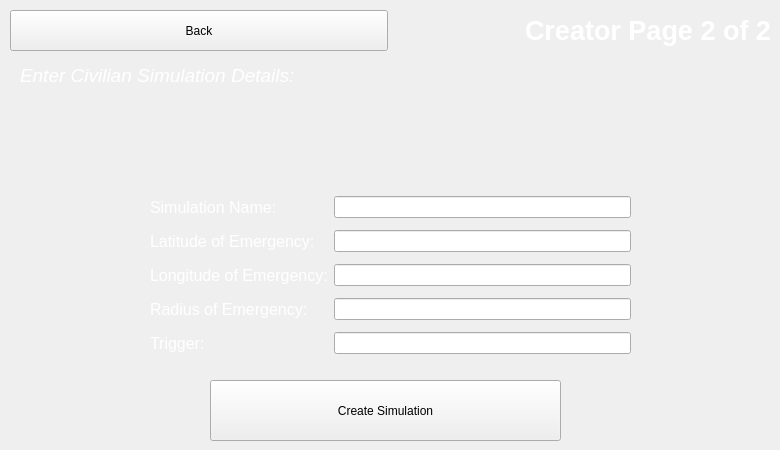
      <widget class="QWidget" name="createNew22">
       <widget class="QWidget" name="verticalLayoutWidget_4">
        <property name="geometry">
         <rect>
          <x>210</x>
          <y>380</y>
          <width>351</width>
          <height>61</height>
         </rect>
        </property>
        <layout class="QVBoxLayout" name="verticalLayout_16">
         <item>
          <widget class="QPushButton" name="createSim2">
           <property name="sizePolicy">
            <sizepolicy hsizetype="Minimum" vsizetype="Preferred">
             <horstretch>0</horstretch>
             <verstretch>0</verstretch>
            </sizepolicy>
           </property>
           <property name="text">
            <string>Create Simulation</string>
           </property>
          </widget>
         </item>
        </layout>
       </widget>
       <widget class="QWidget" name="gridLayoutWidget_2">
        <property name="geometry">
         <rect>
          <x>150</x>
          <y>190</y>
          <width>481</width>
          <height>171</height>
         </rect>
        </property>
        <layout class="QGridLayout" name="gridLayout_2">
         <item row="2" column="0">
          <widget class="QLabel" name="label_10">
           <property name="font">
            <font>
             <pointsize>12</pointsize>
            </font>
           </property>
           <property name="styleSheet">
            <string notr="true">color:white</string>
           </property>
           <property name="text">
            <string>Longitude of Emergency:</string>
           </property>
          </widget>
         </item>
         <item row="3" column="0">
          <widget class="QLabel" name="label_11">
           <property name="font">
            <font>
             <pointsize>12</pointsize>
            </font>
           </property>
           <property name="styleSheet">
            <string notr="true">color:white</string>
           </property>
           <property name="text">
            <string>Radius of Emergency:</string>
           </property>
          </widget>
         </item>
         <item row="0" column="1">
          <widget class="QLineEdit" name="lineEdit21"/>
         </item>
         <item row="1" column="0">
          <widget class="QLabel" name="label_12">
           <property name="font">
            <font>
             <pointsize>12</pointsize>
            </font>
           </property>
           <property name="styleSheet">
            <string notr="true">color:white</string>
           </property>
           <property name="text">
            <string>Latitude of Emergency:</string>
           </property>
          </widget>
         </item>
         <item row="0" column="0">
          <widget class="QLabel" name="label_13">
           <property name="font">
            <font>
             <pointsize>12</pointsize>
            </font>
           </property>
           <property name="styleSheet">
            <string notr="true">color:white</string>
           </property>
           <property name="text">
            <string>Simulation Name:</string>
           </property>
          </widget>
         </item>
         <item row="4" column="0">
          <widget class="QLabel" name="label_14">
           <property name="font">
            <font>
             <pointsize>12</pointsize>
            </font>
           </property>
           <property name="styleSheet">
            <string notr="true">color:white</string>
           </property>
           <property name="text">
            <string>Trigger:</string>
           </property>
          </widget>
         </item>
         <item row="1" column="1">
          <widget class="QLineEdit" name="lineEdit22"/>
         </item>
         <item row="2" column="1">
          <widget class="QLineEdit" name="lineEdit23"/>
         </item>
         <item row="3" column="1">
          <widget class="QLineEdit" name="lineEdit24"/>
         </item>
         <item row="4" column="1">
          <widget class="QLineEdit" name="lineEdit25"/>
         </item>
        </layout>
       </widget>
       <widget class="QWidget" name="horizontalLayoutWidget_5">
        <property name="geometry">
         <rect>
          <x>20</x>
          <y>60</y>
          <width>741</width>
          <height>31</height>
         </rect>
        </property>
        <layout class="QHBoxLayout" name="horizontalLayout_20">
         <item>
          <widget class="QLabel" name="selectLabel_4">
           <property name="font">
            <font>
             <pointsize>14</pointsize>
             <italic>true</italic>
            </font>
           </property>
           <property name="styleSheet">
            <string notr="true">color:white</string>
           </property>
           <property name="text">
            <string>Enter Civilian Simulation Details:</string>
           </property>
          </widget>
         </item>
        </layout>
       </widget>
       <widget class="QWidget" name="layoutWidget_4">
        <property name="geometry">
         <rect>
          <x>10</x>
          <y>10</y>
          <width>761</width>
          <height>41</height>
         </rect>
        </property>
        <layout class="QHBoxLayout" name="horizontalLayout_21">
         <item>
          <widget class="QPushButton" name="backToSimPage22">
           <property name="sizePolicy">
            <sizepolicy hsizetype="Preferred" vsizetype="Preferred">
             <horstretch>0</horstretch>
             <verstretch>0</verstretch>
            </sizepolicy>
           </property>
           <property name="text">
            <string>Back</string>
           </property>
          </widget>
         </item>
         <item>
          <widget class="QLabel" name="simLabel_4">
           <property name="font">
            <font>
             <pointsize>20</pointsize>
             <weight>75</weight>
             <bold>true</bold>
            </font>
           </property>
           <property name="styleSheet">
            <string notr="true">color: white</string>
           </property>
           <property name="text">
            <string>Creator Page 2 of 2</string>
           </property>
           <property name="alignment">
            <set>Qt::AlignRight|Qt::AlignTrailing|Qt::AlignVCenter</set>
           </property>
          </widget>
         </item>
        </layout>
       </widget>
      </widget>
